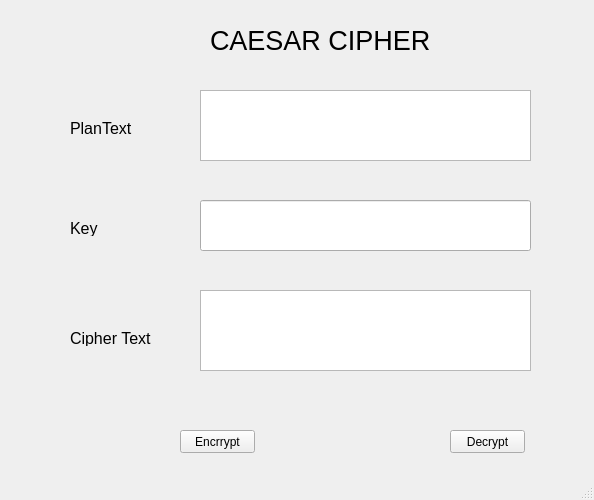
<?xml version="1.0" encoding="UTF-8"?>
<ui version="4.0">
 <class>MainWindow</class>
 <widget class="QMainWindow" name="MainWindow">
  <property name="geometry">
   <rect>
    <x>0</x>
    <y>0</y>
    <width>594</width>
    <height>500</height>
   </rect>
  </property>
  <property name="windowTitle">
   <string>MainWindow</string>
  </property>
  <widget class="QWidget" name="centralwidget">
   <widget class="QPushButton" name="pushButton">
    <property name="geometry">
     <rect>
      <x>180</x>
      <y>430</y>
      <width>75</width>
      <height>23</height>
     </rect>
    </property>
    <property name="text">
     <string>Encrrypt</string>
    </property>
   </widget>
   <widget class="QPushButton" name="pushButton_2">
    <property name="geometry">
     <rect>
      <x>450</x>
      <y>430</y>
      <width>75</width>
      <height>23</height>
     </rect>
    </property>
    <property name="text">
     <string>Decrypt</string>
    </property>
   </widget>
   <widget class="QLabel" name="label">
    <property name="geometry">
     <rect>
      <x>70</x>
      <y>120</y>
      <width>101</width>
      <height>16</height>
     </rect>
    </property>
    <property name="font">
     <font>
      <pointsize>12</pointsize>
     </font>
    </property>
    <property name="text">
     <string>PlanText</string>
    </property>
   </widget>
   <widget class="QLabel" name="label_2">
    <property name="geometry">
     <rect>
      <x>70</x>
      <y>220</y>
      <width>111</width>
      <height>16</height>
     </rect>
    </property>
    <property name="font">
     <font>
      <pointsize>12</pointsize>
     </font>
    </property>
    <property name="text">
     <string>Key</string>
    </property>
   </widget>
   <widget class="QLabel" name="label_3">
    <property name="geometry">
     <rect>
      <x>70</x>
      <y>330</y>
      <width>101</width>
      <height>16</height>
     </rect>
    </property>
    <property name="font">
     <font>
      <pointsize>12</pointsize>
     </font>
    </property>
    <property name="text">
     <string>Cipher Text</string>
    </property>
   </widget>
   <widget class="QLabel" name="label_4">
    <property name="geometry">
     <rect>
      <x>210</x>
      <y>30</y>
      <width>261</width>
      <height>20</height>
     </rect>
    </property>
    <property name="font">
     <font>
      <pointsize>20</pointsize>
     </font>
    </property>
    <property name="text">
     <string>CAESAR CIPHER</string>
    </property>
   </widget>
   <widget class="QLineEdit" name="txt_key">
    <property name="geometry">
     <rect>
      <x>200</x>
      <y>200</y>
      <width>331</width>
      <height>51</height>
     </rect>
    </property>
   </widget>
   <widget class="QPlainTextEdit" name="txt_plain_text">
    <property name="geometry">
     <rect>
      <x>200</x>
      <y>90</y>
      <width>331</width>
      <height>71</height>
     </rect>
    </property>
   </widget>
   <widget class="QPlainTextEdit" name="txt_cipher_text">
    <property name="geometry">
     <rect>
      <x>200</x>
      <y>290</y>
      <width>331</width>
      <height>81</height>
     </rect>
    </property>
   </widget>
  </widget>
  <widget class="QMenuBar" name="menubar">
   <property name="geometry">
    <rect>
     <x>0</x>
     <y>0</y>
     <width>594</width>
     <height>21</height>
    </rect>
   </property>
  </widget>
  <widget class="QStatusBar" name="statusbar"/>
 </widget>
 <resources/>
 <connections/>
</ui>
